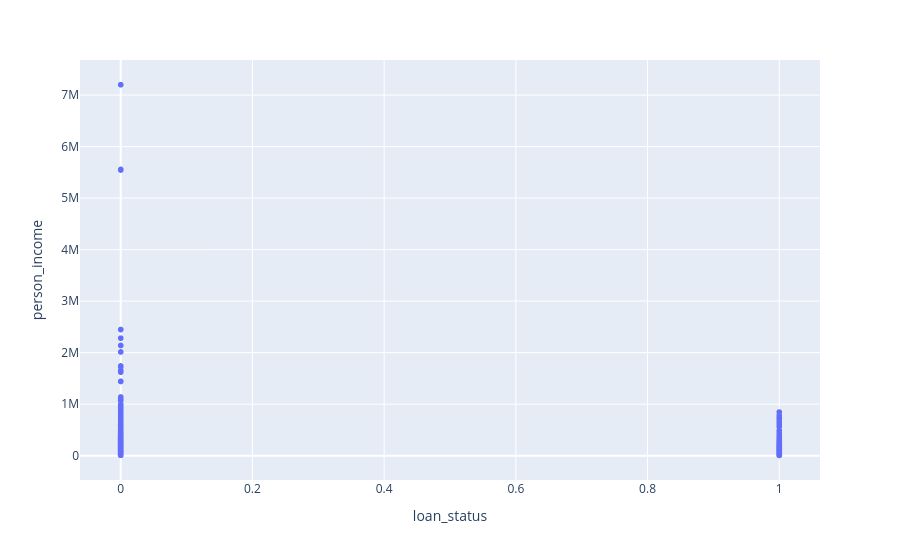

Notebook code cell kept with this figure:
### Code cell
fig = px.scatter(data_frame=df, x="loan_status", y="person_income")
fig.show()

### Figure 1 — Plotly figure (JSON) as saved in the notebook; plotly's stock layout.template omitted (floating-point values rounded to 4 significant figures; data arrays with more than 128 entries replaced by an {"elided": "..."} marker saying what was removed)
{"data": [{"hovertemplate": "loan_status=%{x}<br>person_income=%{y}<extra></extra>", "legendgroup": "", "marker": {"color": "#636efa", "symbol": "circle"}, "mode": "markers", "name": "", "showlegend": false, "type": "scattergl", "x": {"elided": "45000 int values"}, "xaxis": "x", "y": {"elided": "45000 float values"}, "yaxis": "y"}], "layout": {"legend": {"tracegroupgap": 0}, "margin": {"t": 60}, "xaxis": {"anchor": "y", "domain": [0, 1], "title": {"text": "loan_status"}}, "yaxis": {"anchor": "x", "domain": [0, 1], "title": {"text": "person_income"}}}}
